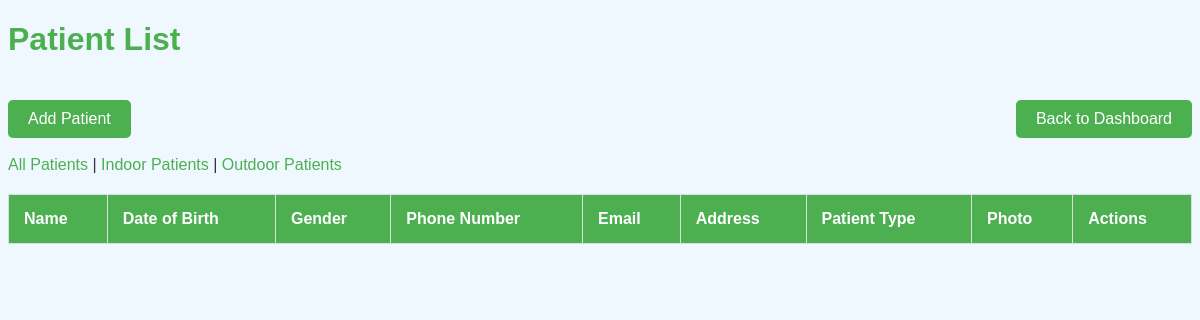
/patients/?type=indoor (signed in), run on an earlier commit of the app's database.
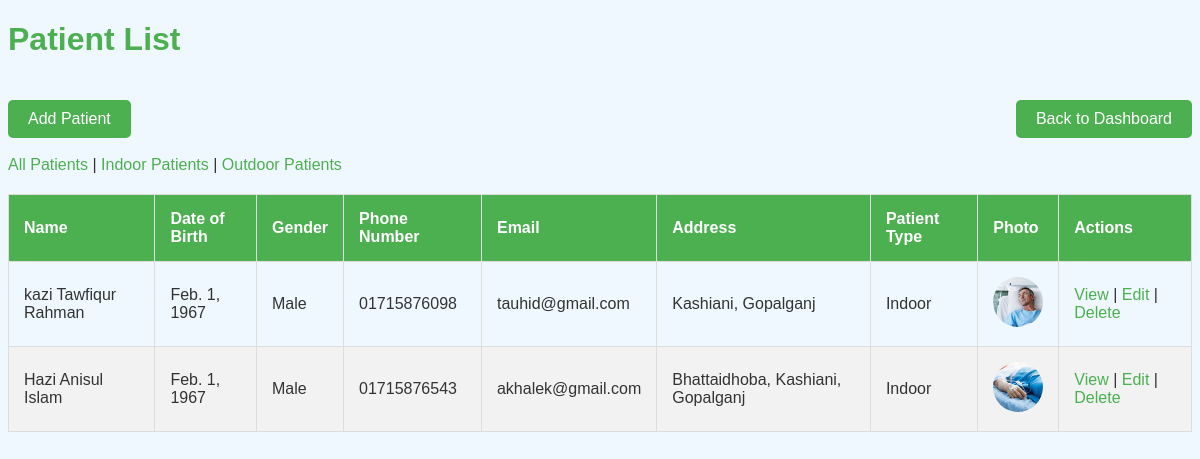
And on a later commit of the database.
### hospital/models.py (models this page shows, shortened)
class Patient(models.Model):
    PATIENT_TYPES = [
        ('indoor', 'Indoor'),
        ('outdoor', 'Outdoor'),
    ]
    name = models.CharField(max_length=200, null=True, blank=True)
    date_of_birth = models.DateField(null=True, blank=True)
    gender = models.CharField(max_length=10, null=True, blank=True,
                    choices=[('M', 'Male'), ('F', 'Female'), ('O', 'Other')])
    phone_number = models.CharField(max_length=15, null=True, blank=True)
    email = models.EmailField(null=True, blank=True)
    address = models.TextField(null=True, blank=True)
    photo = models.ImageField(upload_to='patient_photos/', null=True, blank=True)
    patient_type = models.CharField(max_length=7,
                                    choices=PATIENT_TYPES, default='outdoor')

### hospital/views.py (the view)
# urls.py: path('patients/', views.patient_list, name='patient_list'),
@login_required
def patient_list(request):
    patient_type = request.GET.get('type', 'all')
    if patient_type == 'indoor':
        patients = Patient.objects.filter(patient_type='indoor')
    elif patient_type == 'outdoor':
        patients = Patient.objects.filter(patient_type='outdoor')
    else:
        patients = Patient.objects.all()
    context = {'patients': patients, 'current_type': patient_type}
    return render(request, 'hospital/patient_list.html', context)

### hospital/templates/hospital/patient_list.html (shortened to what this page needs)
<!DOCTYPE html>
<html>
<head>
</head>
<body>
    <h1>Patient List</h1>
    <a class="add-patient" href="{% url 'patient_add' %}">Add Patient</a>
    <a class="back-to-dashboard" href="{% url 'dashboard' %}" style="float: right;">
        Back to Dashboard
    </a><br><br>
    <div>
        <a href="{% url 'patient_list' %}?type=all">All Patients</a> |
        <a href="{% url 'patient_list' %}?type=indoor">Indoor Patients</a> |
        <a href="{% url 'patient_list' %}?type=outdoor">Outdoor Patients</a>
    </div>
    <table>
        <thead>
            <tr>
                <th>Name</th>
                <th>Date of Birth</th>
                <th>Gender</th>
                <th>Phone Number</th>
                <th>Email</th>
                <th>Address</th>
                <th>Patient Type</th>
                <th>Photo</th>
                <th>Actions</th>
            </tr>
        </thead>
        <tbody>
            {% for patient in patients %}
            <tr>
                <td>{{ patient.name }}</td>
                <td>{{ patient.date_of_birth|default_if_none:"N/A" }}</td>
                <td>{{ patient.get_gender_display|default_if_none:"N/A" }}</td>
                <td>{{ patient.phone_number|default_if_none:"N/A" }}</td>
                <td>{{ patient.email|default_if_none:"N/A" }}</td>
                <td>{{ patient.address|default_if_none:"N/A" }}</td>
                <td>{{ patient.get_patient_type_display }}</td>
                <td>
                    {% if patient.photo %}
                        <img src="{{ patient.photo.url }}" alt="{{ patient.name }}" class="patient-photo">
                    {% else %}
                        <div class="no-photo">No Photo</div>
                    {% endif %}
                </td>
                <td>
                    <a href="{% url 'patient_detail' patient.id %}">View</a> |
                    <a href="{% url 'patient_edit' patient.id %}">Edit</a> |
                    <a href="{% url 'patient_delete' patient.id %}">Delete</a>
                </td>
            </tr>
            {% endfor %}
        </tbody>
    </table>
</body>
</html>

### hospital/templates/hospital/patient_list.html (style rules this page uses)
body { background-color: #f0f8ff; font-family: Arial, sans-serif; color: #333; }
h1 { color: #4CAF50; }
table { width: 100%; border-collapse: collapse; margin-top: 20px; }
table, th, td { border: 1px solid #ddd; }
th, td { padding: 15px; text-align: left; }
th { background-color: #4CAF50; color: white; }
tr:nth-child(even) { background-color: #f2f2f2; }
a { color: #4CAF50; text-decoration: none; }
.add-patient, .back-to-dashboard { display: inline-block; margin-top: 20px; padding: 10px 20px; background-color: #4CAF50; color: white; text-decoration: none; border-radius: 5px; }
.patient-photo { width: 50px; height: 50px; object-fit: cover; border-radius: 50%; }

What changed in the data, as far as the page shows it:
now on this page (row edited): Patient: name "kazi Tawfiqur Rahman", date_of_birth "Feb. 1, 1967", gender "Male", phone_number "01715876098", email "tauhid@gmail.com", address "Kashiani, Gopalganj", patient_type "Indoor", photo (picture)
now on this page (row edited): Patient: name "Hazi Anisul Islam", date_of_birth "Feb. 1, 1967", gender "Male", phone_number "01715876543", email "akhalek@gmail.com", address "Bhattaidhoba, Kashiani, Gopalganj", patient_type "Indoor", photo (picture)
